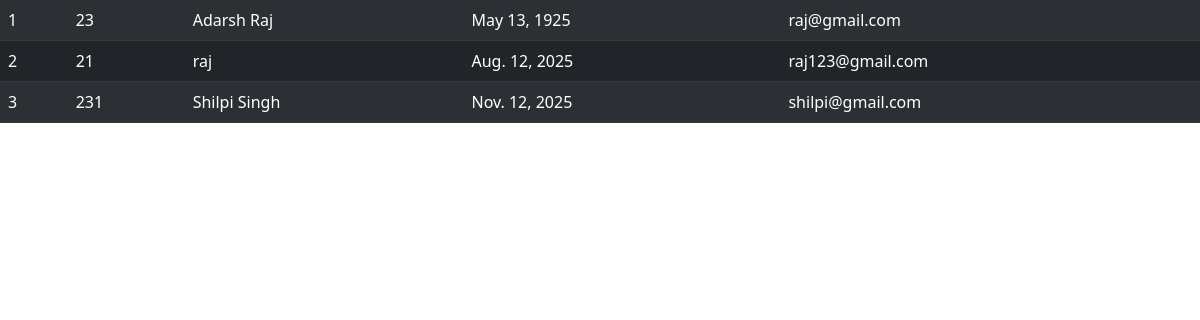
The page /viewalldata/ on the database its author committed.
### users/models.py (models this page shows, shortened)
class students(models.Model):
    BRANCH_CHOICES = [
        ('CSE', 'Computer Science and Engineering'),
        ('ECE', 'Electronics and Communication Engineering'),
        ('ME', 'Mechanical Engineering'),
        ('CE', 'Civil Engineering'),
        ('EE', 'Electrical Engineering'),
    ]
    roll = models.CharField(max_length=10)
    name = models.CharField(max_length=25)
    branch = models.CharField(choices=BRANCH_CHOICES)
    email = models.EmailField()
    dob = models.DateField()

### users/views.py (the view)
# urls.py: path('viewalldata/',views.getalldata,name='viewalldata'),
def getalldata(request):
    data = students.objects.all()
    return render(request,'viewall.html',{'data':data})

### templates/viewall.html (shortened to what this page needs)
<!DOCTYPE html>
<html lang="en">
<head>
    <link href="https://cdn.jsdelivr.net/npm/bootstrap@5.0.2/dist/css/bootstrap.min.css" rel="stylesheet">
</head>
<body>
    <table class="table table-dark table-striped">
        {% for d in data %}
        <tr>
            <td>{{d.id}}</td>
            <td>{{d.roll}}</td>
            <td>{{d.name}}</td>
            <td>{{d.dob}}</td>
            <td>{{d.email}}</td>
        </tr>
        {% endfor %}
    </table>
</body>
</html>

### rows shown on the page
students: id "1", roll "23", name "Adarsh Raj", dob "May 13, 1925", email "raj@gmail.com"
students: id "2", roll "21", name "raj", dob "Aug. 12, 2025", email "raj123@gmail.com"
students: id "3", roll "231", name "Shilpi Singh", dob "Nov. 12, 2025", email "shilpi@gmail.com"
